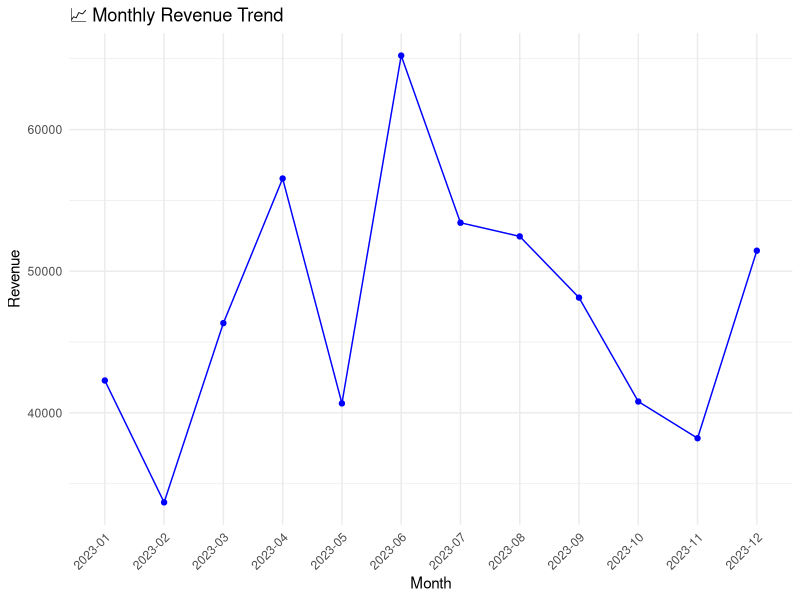
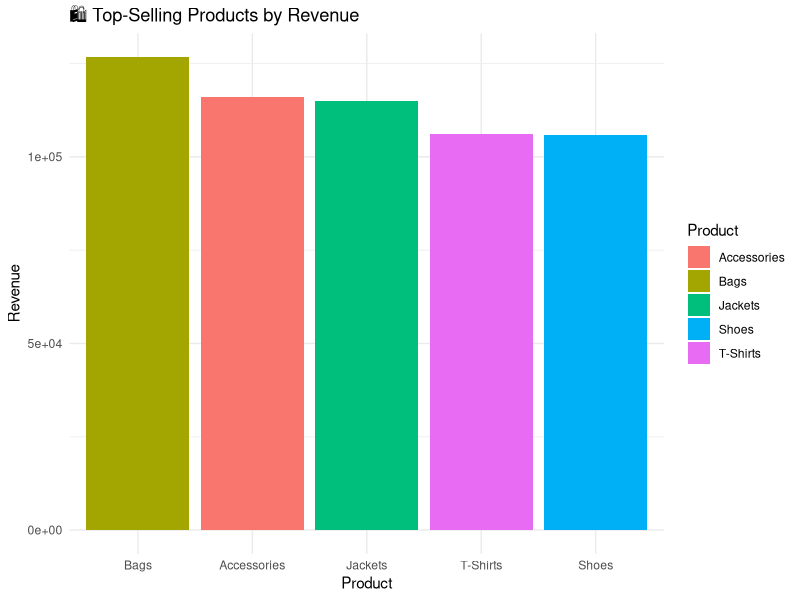
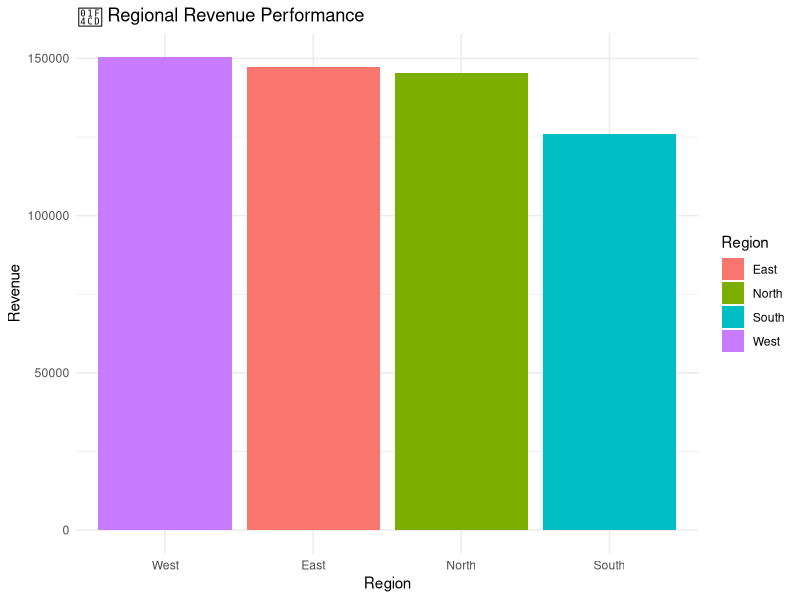

Here is the R script that generated these plots, in order:
# 📊 Sales Data Analysis Project (in R)
# Author: Shrirang Wadikhaye

# Load libraries
library(dplyr)
library(ggplot2)
library(lubridate)
library(readr)

# Step 1: Generate Synthetic Sales Data
set.seed(42)

dates <- seq.Date(from = as.Date("2023-01-01"), to = as.Date("2023-12-31"), by = "day")
products <- c("Shoes", "T-Shirts", "Bags", "Jackets", "Accessories")
regions <- c("North", "South", "East", "West")

n <- 1000

df <- data.frame(
  Date = sample(dates, n, replace = TRUE),
  Product = sample(products, n, replace = TRUE),
  Region = sample(regions, n, replace = TRUE),
  Units_Sold = sample(1:20, n, replace = TRUE),
  Unit_Price = round(runif(n, min = 10, max = 100), 2)
)

df <- df %>%
  mutate(
    Revenue = round(Units_Sold * Unit_Price, 2),
    Month = format(Date, "%Y-%m")
  )

# Step 2: Preview the Data
print("Sample Data:")
head(df)

# Step 3: Monthly Revenue Trend
monthly_revenue <- df %>%
  group_by(Month) %>%
  summarise(Revenue = sum(Revenue))

ggplot(monthly_revenue, aes(x = Month, y = Revenue)) +
  geom_line(color = "blue", group = 1) +
  geom_point(color = "blue") +
  labs(title = "📈 Monthly Revenue Trend", x = "Month", y = "Revenue") +
  theme_minimal() +
  theme(axis.text.x = element_text(angle = 45, hjust = 1))

# Step 4: Top-Selling Products (by revenue)
product_revenue <- df %>%
  group_by(Product) %>%
  summarise(Revenue = sum(Revenue)) %>%
  arrange(desc(Revenue))

ggplot(product_revenue, aes(x = reorder(Product, -Revenue), y = Revenue, fill = Product)) +
  geom_bar(stat = "identity") +
  labs(title = "🛍️ Top-Selling Products by Revenue", x = "Product", y = "Revenue") +
  theme_minimal()

# Step 5: Regional Performance
region_revenue <- df %>%
  group_by(Region) %>%
  summarise(Revenue = sum(Revenue)) %>%
  arrange(desc(Revenue))

ggplot(region_revenue, aes(x = reorder(Region, -Revenue), y = Revenue, fill = Region)) +
  geom_bar(stat = "identity") +
  labs(title = "📍 Regional Revenue Performance", x = "Region", y = "Revenue") +
  theme_minimal()

# Step 6: Export data
write_csv(df, "sales_data.csv")
print("✅ Analysis complete. Dataset saved as sales_data.csv")
